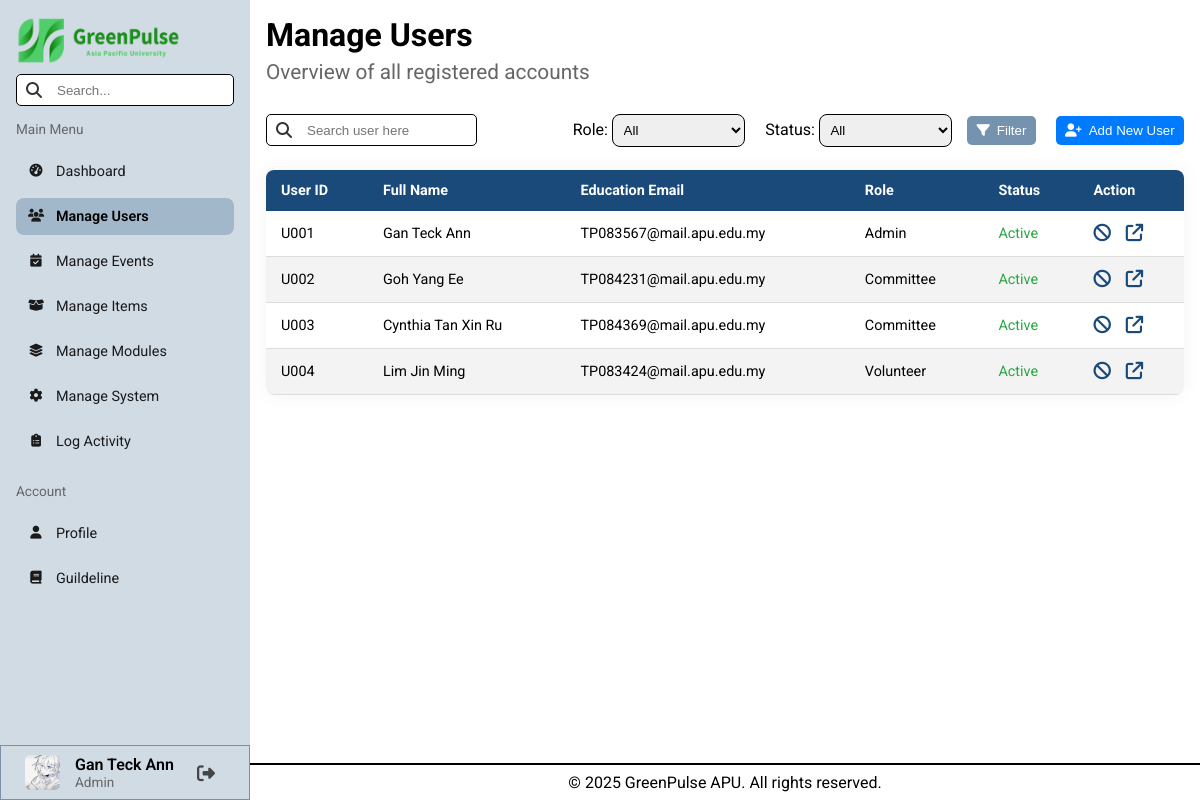
The page /pages/admin/manageUsers.php (signed in) on the database its author committed.
### tables this page shows
CREATE TABLE `users` (
  `user_id` varchar(8) NOT NULL,
  `name` varchar(100) NOT NULL,
  `nationality` varchar(50) DEFAULT NULL,
  `gender` char(1) DEFAULT NULL,
  `date_of_birth` date NOT NULL,
  `contact_number` varchar(12) NOT NULL,
  `education_email` varchar(50) NOT NULL,
  `course_name` varchar(255) NOT NULL,
  `registration_date` date NOT NULL,
  `password` varchar(255) NOT NULL,
  `safety_question_1` varchar(150) DEFAULT NULL,
  `answer_1` varchar(150) DEFAULT NULL,
  `safety_question_2` varchar(150) DEFAULT NULL,
  `answer_2` varchar(150) DEFAULT NULL,
  `green_points` int(11) DEFAULT NULL,
  `total_earned` int(11) DEFAULT NULL,
  `avatar` varchar(255) DEFAULT NULL,
  `role` varchar(50) NOT NULL,
  `last_login` datetime DEFAULT NULL,
  `account_status` varchar(50) NOT NULL DEFAULT 'Active'
);

### backend/sessionData.php (called while the page is built, shortened)
<?php
    $userID = $_SESSION["userID"];
    $userName = $_SESSION["userName"];
?>

### pages/admin/manageUsers.php (the view, shortened to what this page needs)
<?php
    include("../../conn.php");
    include("../../backend/sessionData.php");
    $sql = "SELECT * FROM users";
    $result = mysqli_query($conn, $sql);
?>
<!DOCTYPE html>
<html lang="en">
    <head>
        <link rel="stylesheet" href="../../styles/admin.css">
        <?php include("library.php") ?>
    </head>
    <body>
        <?php include("header.php"); ?>
        <main class="search-area">
            <h1>Manage Users</h1>
            <h2 class="page-subTitle">Overview of all registered accounts</h2>
            <div class="action-bar" style="margin: 1em 0;">
                <form action="" method="GET">
                    <div class="table-search-box">
                        <input type="text" name="target" placeholder="Search user here">
                    </div>
                </form>
                <form action="" method="GET" class="select-container">
                    <div class="select-boxs">
                        <div>
                            <label for="role">Role: </label>
                            <select name="txtRole" id="role">
                                <option value="">All</option>
                            </select>
                        </div>
                        <div>
                            <label for="status">Status: </label>
                            <select name="txtStatus" id="status">
                                <option value="">All</option>
                            </select>
                        </div>
                    </div>
                    <div class="action-btns">
                        <button name="btnFilter" type="submit" value="Filter" class="filter-btn">
                            <i class="fa-solid fa-filter"></i>
                            <p>Filter</p>
                        </button>
                        <button type="button" class="addNewUser-btn">
                            <i class="fa-solid fa-user-plus"></i>
                            <p>Add New User</p>
                        </button>
                    </div>
                </form>
            </div>
            <?php
                $users = array();
                while ($row = mysqli_fetch_assoc($result)) {
                    $users[] = $row;
                }
            ?>
            <div class="flex-container desktop-table" style="margin: 1em 0;">
                <table>
                    <thead>
                        <tr>
                            <th>User ID</th>
                            <th>Full Name</th>
                            <th>Education Email</th>
                            <th>Role</th>
                            <th>Status</th>
                            <th>Action</th>
                        </tr>
                    </thead>
                    <tbody>
                        <?php
                            foreach ($users as $row):
                                $textColor = "";
                                $icon = "";
                                $nextStatus = "";
                                if ($row["account_status"] === "Active") {
                                    $icon = "<i class='fa-solid fa-ban'></i>";
                                    $textColor = "#28a745";
                                    $nextStatus = "Inactive";
                                }
                                elseif ($row["account_status"] === "Inactive") {
                                    $icon = "<i class='fa-solid fa-undo'></i>";
                                    $textColor = "#dc3545";
                                    $nextStatus = "Active";
                                }
                                $title = $nextStatus;
                                echo '<tr>
                                        <td>' . $row['user_id'] . '</td>
                                        <td>' . $row['name'] . '</td>
                                        <td>' . $row['education_email'] . '</td>
                                        <td>' . ucwords($row['role']) . '</td>
                                        <td style="color:' . $textColor . '">' . $row['account_status'] . '</td>
                                        <td>
                                            <div class="action-container">
                                                <form action="" method="GET">
                                                    <input type="hidden" name="target_userID" value="' . $row['user_id'] . '">
                                                    <input type="hidden" name="next_status" value="' . $nextStatus . '">
                                                    <button name="btnChangeStatus" type="submit" class="action-btn" title="'. $title .'">
                                                        ' . $icon . '
                                                    </button>
                                                </form>
                                                <a href="viewUserProfile.php?id=' . $row['user_id'] . '" class="action-btn" title="View">
                                                    <i class="fa-solid fa-arrow-up-right-from-square"></i>
                                                </a>
                                            </div>
                                        </td>
                                    </tr>';
                            endforeach;
                        ?>
                    </tbody>
                </table>
            </div>
        </main>
        <?php include("footer.php"); ?>
    </body>
</html>

### pages/admin/header.php (shortened to what this page needs)
<?php
    $sql_userInfo = "SELECT avatar FROM users WHERE user_id = '$userID'";
    $result_userInfo = mysqli_query($conn, $sql_userInfo);
    $data_userInfo = mysqli_fetch_assoc($result_userInfo);
    $avatar = $data_userInfo["avatar"] ?? "src/avatars/default.png";
?>
<aside id="sidebar">
    <img src="../../src/elements/logo_horizontal.png" alt="Logo" width="165rem" height="50rem" class="desktop_logo">
    <div class="search-box">
        <input type="text" id="txtSearchInput" placeholder="Search...">
    </div>
    <p class="sidebar-subTitle">Main Menu</p>
    <div class="nav-pages">
        <a id="dashboard" href="../../pages/admin/index.php">
            <i class="fa-solid fa-gauge-high"></i> Dashboard
        </a>
        <a id="manageUsers" href="../../pages/admin/manageUsers.php">
            <i class="fa-solid fa-users"></i> Manage Users
        </a>
        <a id="manageEvents" href="../../pages/admin/manageEvents.php">
            <i class="fa-solid fa-calendar-check"></i> Manage Events
        </a>
        <a id="manageItems" href="#">
            <i class="fa-solid fa-box-open"></i> Manage Items
        </a>
        <a id="manageModules" href="#">
            <i class="fa-solid fa-layer-group"></i> Manage Modules
        </a>
        <a id="ManageSystem" href="#">
            <i class="fa-solid fa-gear"></i> Manage System
        </a>
        <a id="logActivity" href="#">
            <i class="fa-solid fa-clipboard-list"></i> Log Activity
        </a>
    </div>
    <p class="sidebar-subTitle">Account</p>
    <div class="nav-pages">
        <a id="profile" href="#">
            <i class="fa-solid fa-user"></i> Profile
        </a>
        <a id="guildeline" href="#">
            <i class="fa-solid fa-book"></i> Guildeline
        </a>
    </div>
    <div class="user-info-section">
        <img src="../../<?php echo $avatar ?>" alt="user_avatar" width="35px" height="35px">
        <div class="user-info-box">
            <p class="name"> <?php echo $userName ?? "Unknown User" ?> </p>
            <p class="role">Admin</p>
        </div>
        <form action="../../backend/logoutRedirect.php" method="POST" class="logout-form">
            <button type="submit" class="logout-btn" title="Logout">
                <i class="fa-solid fa-right-from-bracket"></i>
            </button>
        </form>
    </div>
</aside>

### styles/admin.css (style rules this page uses)
body { min-height: 100vh; display: grid; grid-template-columns: 250px 1fr; grid-template-rows: 1fr auto; grid-template-areas: "sidebar main" "sidebar footer"; }
aside { grid-area: sidebar; padding: 1em; background-color: #d1dbe4; top: 0; position: sticky; align-self: start; height: 100vh; display: flex; flex-direction: column; z-index: 1000; }
main { grid-area: main; padding: 1em; }
.search-box { margin: 0.5em 0; position: relative; }
.search-box input, .table-search-box input, .popup-form input, .popup-input select { width: 100%; height: 2rem; padding: 10px 15px 10px 40px; border-radius: 5px; border: none; outline: none; border: 1px black solid; }
.nav-pages { display: flex; flex-direction: column; margin: 1em 0; gap: 0.5em; }
.nav-pages a, .nav-pages i { color: #1a1a1a; font-size: 0.9em; }
.nav-pages a { text-decoration: none; display: flex; align-items: center; padding: 10px 10px; border-radius: 8px; transition: all 0.3s ease; }
.nav-pages i { margin-right: 10px; width: 20px; text-align: center; }
.nav-pages a.active { background-color: #a3b7ca; font-weight: 600; color: #000; }
.user-info-section { margin: auto -1em -1em -1em; border: 1.5px #7992a7 solid; height: 55px; width: 250px; align-self: flex-end; display: flex; flex-direction: row; align-items: center; padding: 0 0 0 1.5em; gap: 15px; }
.user-info-section img { border-radius: 5px; }
.user-info-section .user-info-box .name { font-size: 1em; font-weight: 600; }
.user-info-section .user-info-box .role { font-size: 0.85em; color: #666; }
.logout-form { margin: 0; padding-left: 0.2em; display: flex; }
.logout-btn { background: none; border: none; padding: 5px; cursor: pointer; font-size: 18px; color: #454545; transition: 0.3s; display: flex; align-items: center; }
.sidebar-subTitle { margin-top: 0.5em; font-size: 0.85em; color: #666; }
.page-subTitle { padding: 0.3em 0; color: #666; font-weight: 400; font-size: 1.3em; }
.flex-container { display: flex; flex-direction: column; justify-content: center; align-items: center; }
.item-chart select, .select-boxs select { width: 10em; padding: 0.5em; border-radius: 8px; border: 1px black solid; }
table { width: 100%; border-collapse: collapse; background-color: #ffffff; font-size: 0.9em; min-width: 400px; border-radius: 8px; box-shadow: 0 0 20px rgba(0, 0, 0, 0.05); overflow: hidden; }
thead tr { background-color: #194a7a; color: #ffffff; text-align: left; font-weight: bold; }
th, td { padding: 12px 15px; }
tbody tr { border-bottom: 1px solid #dddddd; }
tbody tr:nth-of-type(even) { background-color: #f3f3f3; }
.action-container { display: flex; flex-direction: row; justify-content: left; gap: 15px; font-size: 1.1em; }
.action-btn { background: none; border: none; cursor: pointer; font-size: 1.1em; color: #194a7a; }
.action-bar { display: flex; flex-direction: row; justify-content: space-between; align-items: center; width: 100%; gap: 10px; }
.table-search-box { margin: 0.5em 0; position: relative; width: 100%; }
.table-search-box input { width: 90%; }
.select-container { display: flex; flex-direction: row; gap: 15px; }
.select-boxs, .action-btns { gap: 20px; }
.select-boxs { display: flex; flex-direction: row; }
.select-container button { background-color: rgba(25, 74, 122, 0.6); padding: 0.5em 0.7em; border: none; border-radius: 5px; }
.action-btns { display: flex; flex-direction: row; align-items: center; }
.addNewUser-btn { background-color: #007bff !important; color: white; display: flex; flex-direction: row; align-items: center; gap: 7px; }
.filter-btn { display: flex; flex-direction: row; align-items: center; gap: 7px; color: white; }

### styles/general.css (style rules this page uses)
* { margin: 0; padding: 0; box-sizing: border-box; }
body { font-family: "Roboto", sans-serif; }
html, body { max-width: 100%; overflow-x: clip; }

### rows shown on the page
users: avatar (picture), user_id "U001", name "Gan Teck Ann", education_email "TP083567@mail.apu.edu.my", role "Admin", account_status "Active"
users: user_id "U002", name "Goh Yang Ee", education_email "TP084231@mail.apu.edu.my", role "Committee", account_status "Active"
users: user_id "U003", name "Cynthia Tan Xin Ru", education_email "TP084369@mail.apu.edu.my", role "Committee", account_status "Active"
users: user_id "U004", name "Lim Jin Ming", education_email "TP083424@mail.apu.edu.my", role "Volunteer", account_status "Active"

### other values the page prints
$userName "Gan Teck Ann"
